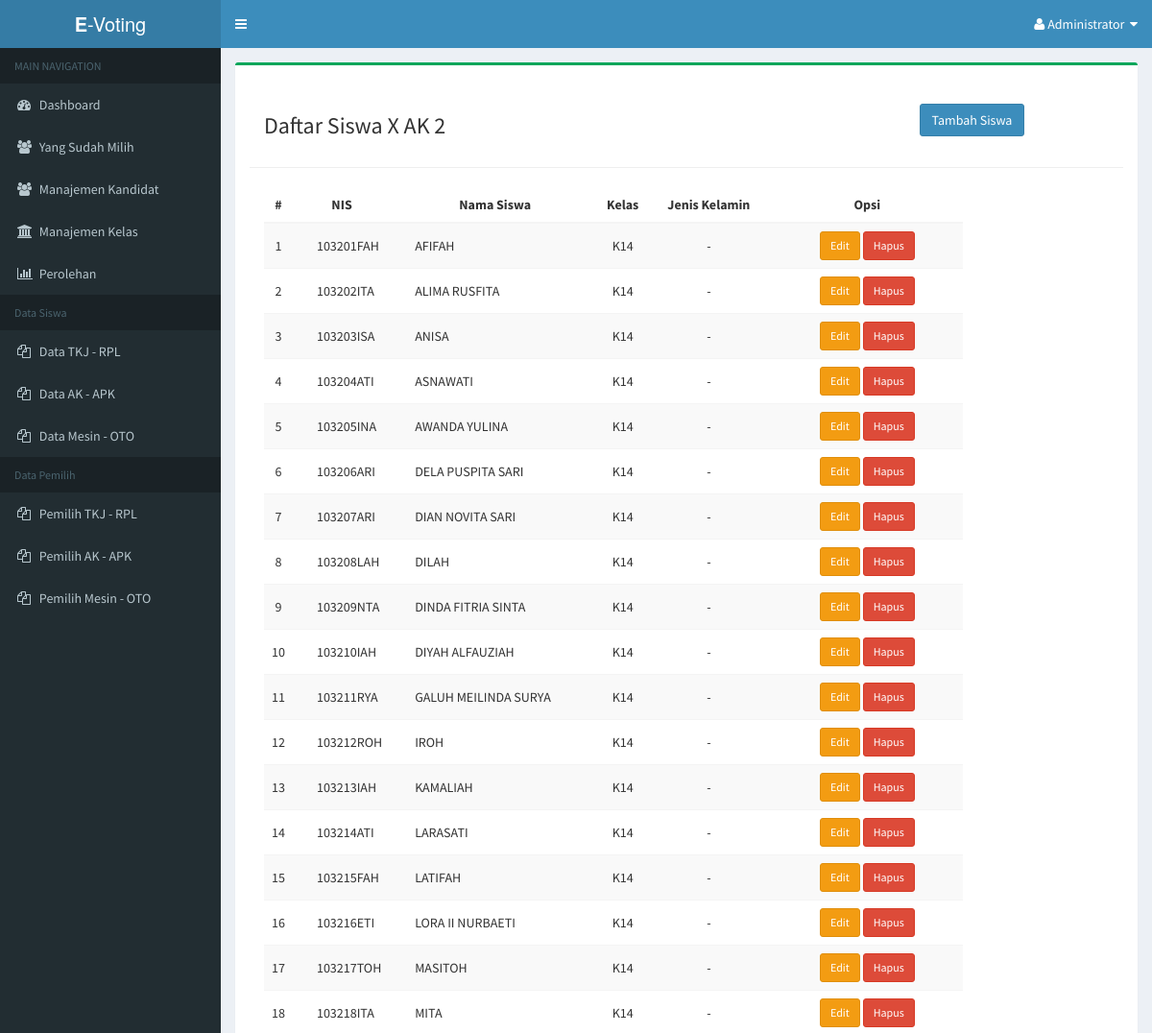
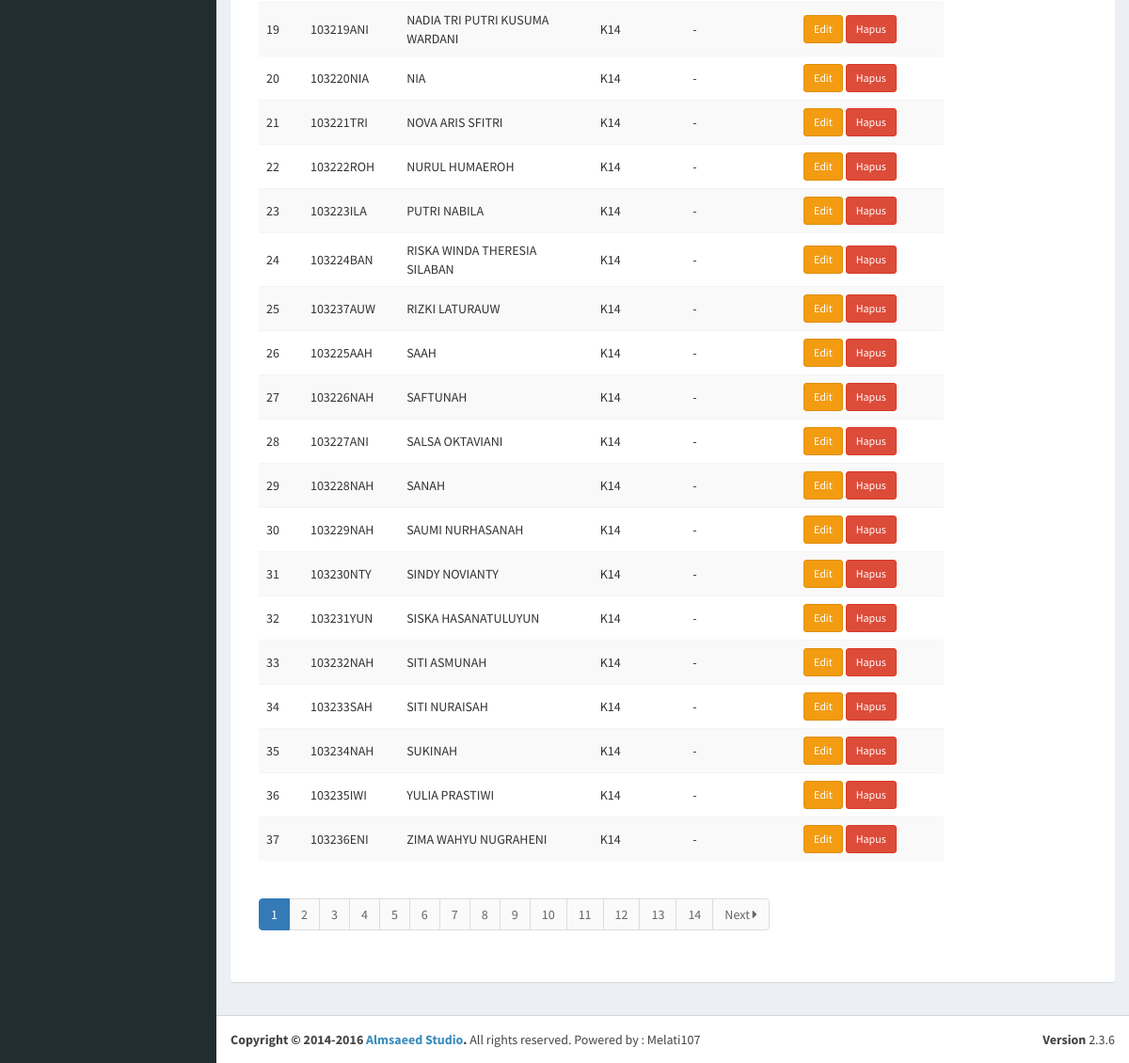
The app's page /admin/dashboard.php?page=X-AK-2 (signed in) with its own data (2 pictures, top to bottom).
### tables this page shows
CREATE TABLE IF NOT EXISTS `t_user` (
  `id_user` varchar(10) NOT NULL,
  `fullname` varchar(50) NOT NULL,
  `id_kelas` varchar(3) NOT NULL,
  `jk` enum('L','P') NOT NULL,
  `pemilih` enum('Y','N') NOT NULL DEFAULT 'Y'
);

### admin/siswa-kelas/X-AK-2.php (the view, shortened to what this page needs)
<div class="row">
   <div class="col-md-9 col-sm-9">
      <h3>Daftar Siswa X AK 2</h3>
   </div>
   <div class="col-md-3 col-sm-3" style="padding-top:10px;">
      <a class="btn btn-primary" href="?page=user&action=tambah">Tambah Siswa</a>
   </div>
   <hr />
   <div class="col-md-10 col-sm-12">
      <table class="table table-striped table-hover">
            <thead>
                  <tr>
                  <th style="text-align:center;">#</th>
                  <th style="text-align:center;">NIS</th>
                  <th style="text-align:center;">Nama Siswa</th>
                  <th style="text-align:center">Kelas</th>
                  <th width="130px" style="text-align:center;">Jenis Kelamin</th>
                  <th width="200px" style="text-align:center;">Opsi</th>
                  </tr>
            </thead>
            <tbody>
                  <?php
                  require('../include/connection.php');
                  if (isset($_GET['hlm'])) {
                              $hlm = $_GET['hlm'];
                              $no  = (100*$hlm) - 99;
                        } else {
                              $hlm = 1;
                              $no  = 1;
                        }
                  $sql = mysqli_query($con, "SELECT * FROM t_user  WHERE id_kelas='K14' ORDER BY fullname ASC ");
                  if (mysqli_num_rows($sql) > 0) {
                  while($data = mysqli_fetch_array($sql)) {
                        ?>
                        <tr>
                        <td style="text-align:center;vertical-align:middle;">
                              <?php echo $no++; ?>
                        </td>
                        <td style="padding-left:25px;vertical-align:middle;">
                              <?php echo $data['id_user']; ?>
                        </td>
                        <td style="padding-left:25px;vertical-align:middle;">
                              <?php echo $data['fullname']; ?>
                        </td>
                        <td style="text-align:center;vertical-align:middle;">
                              <?php echo $data['id_kelas']; ?>
                        </td>
                        <td style="text-align:center;vertical-align:middle;">
                            -
                        </td>
                        <td style="text-align:center;vertical-align:middle;">
                              <a href="?page=user&action=edit&id=<?php echo $data['id_user']; ?>" class="btn btn-warning btn-sm">
                              Edit
                              </a>
                              <a href="?page=user&action=hapus&id=<?php echo $data['id_user']; ?>" onclick="return confirm('Yakin ingin menghapus user ini ?');" class="btn btn-danger btn-sm">
                              Hapus
                              </a>
                        </td>
                        </tr>
                        <?php
                  }
                  } else {
                  echo "<tr>
                              <td colspan='5' style='text-align:center;'><h4>Belum ada data</h4></td>
                        </tr>";
                  }
                  ?>
            </tbody>
      </table>
      <?php
      echo '<ul class="pagination">';
      ?>
      <?php
         $hitung = mysqli_num_rows(mysqli_query($con, "SELECT * FROM t_user"));
         $total  = ceil($hitung / 100);
         for ($i = 1; $i <= $total ; $i++) {
      ?>
            <li <?php if ($hlm != $i) { echo 'class="waves-effect"'; } else { echo 'class="active"'; } ?>>
               <a href="?page=user&hlm=<?php  echo $i; ?>">
                  <?php  echo $i; ?>
               </a>
            </li>
         <?php
         }
         if ($hlm < $total) {
            $next = $hlm + 1;
         ?>
            <li class="waves-effect">
               <a href="?page=user&hlm=<?php  echo $next; ?>">
                  Next <i class='fa fa-caret-right'></i>
               </a>
            </li>
         <?php
         }
      echo '</ul>';
      ?>
      </div>
</div>

### records on screen
t_user: id_user "103201FAH", fullname "AFIFAH", id_kelas "K14"
t_user: id_user "103202ITA", fullname "ALIMA RUSFITA", id_kelas "K14"
t_user: id_user "103203ISA", fullname "ANISA", id_kelas "K14"
t_user: id_user "103204ATI", fullname "ASNAWATI", id_kelas "K14"
t_user: id_user "103205INA", fullname "AWANDA YULINA", id_kelas "K14"
t_user: id_user "103206ARI", fullname "DELA PUSPITA SARI", id_kelas "K14"
t_user: id_user "103207ARI", fullname "DIAN NOVITA SARI", id_kelas "K14"
t_user: id_user "103208LAH", fullname "DILAH", id_kelas "K14"
t_user: id_user "103209NTA", fullname "DINDA FITRIA SINTA", id_kelas "K14"
t_user: id_user "103210IAH", fullname "DIYAH ALFAUZIAH", id_kelas "K14"
t_user: id_user "103211RYA", fullname "GALUH MEILINDA SURYA", id_kelas "K14"
t_user: id_user "103212ROH", fullname "IROH", id_kelas "K14"
t_user: id_user "103213IAH", fullname "KAMALIAH", id_kelas "K14"
t_user: id_user "103214ATI", fullname "LARASATI", id_kelas "K14"
t_user: id_user "103215FAH", fullname "LATIFAH", id_kelas "K14"
t_user: id_user "103216ETI", fullname "LORA II NURBAETI", id_kelas "K14"
t_user: id_user "103217TOH", fullname "MASITOH", id_kelas "K14"
t_user: id_user "103218ITA", fullname "MITA", id_kelas "K14"
t_user: id_user "103219ANI", fullname "NADIA TRI PUTRI KUSUMA WARDANI", id_kelas "K14"
t_user: id_user "103220NIA", fullname "NIA", id_kelas "K14"
t_user: id_user "103221TRI", fullname "NOVA ARIS SFITRI", id_kelas "K14"
t_user: id_user "103222ROH", fullname "NURUL HUMAEROH", id_kelas "K14"
t_user: id_user "103223ILA", fullname "PUTRI NABILA", id_kelas "K14"
t_user: id_user "103224BAN", fullname "RISKA WINDA THERESIA SILABAN", id_kelas "K14"
t_user: id_user "103237AUW", fullname "RIZKI LATURAUW", id_kelas "K14"
t_user: id_user "103225AAH", fullname "SAAH", id_kelas "K14"
t_user: id_user "103226NAH", fullname "SAFTUNAH", id_kelas "K14"
t_user: id_user "103227ANI", fullname "SALSA OKTAVIANI", id_kelas "K14"
t_user: id_user "103228NAH", fullname "SANAH", id_kelas "K14"
t_user: id_user "103229NAH", fullname "SAUMI NURHASANAH", id_kelas "K14"
t_user: id_user "103230NTY", fullname "SINDY NOVIANTY", id_kelas "K14"
t_user: id_user "103231YUN", fullname "SISKA HASANATULUYUN", id_kelas "K14"
t_user: id_user "103232NAH", fullname "SITI ASMUNAH", id_kelas "K14"
t_user: id_user "103233SAH", fullname "SITI NURAISAH", id_kelas "K14"
t_user: id_user "103234NAH", fullname "SUKINAH", id_kelas "K14"
t_user: id_user "103235IWI", fullname "YULIA PRASTIWI", id_kelas "K14"
t_user: id_user "103236ENI", fullname "ZIMA WAHYU NUGRAHENI", id_kelas "K14"
